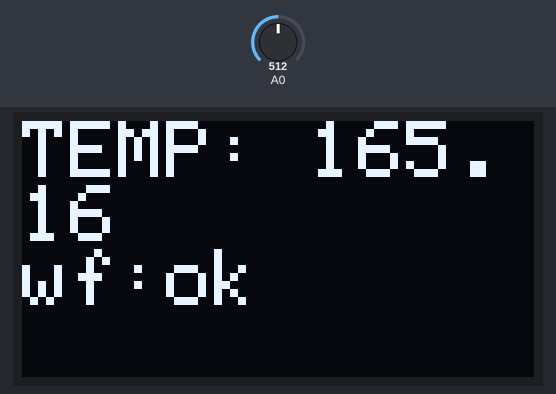
This sketch was run on a simulated ESP8266 (NodeMCU). Parts: 128×64 one-colour display. The inputs (shaded band) are chosen by the test bench; at power-on: A0 = 512. WiFi joins after 1.5 s; servers stay silent unless stated; uploads are accepted with an empty reply; what the sketch prints to the serial monitor is not drawn.

Above: at 3.1 s.
3.2 s: A0 set to 716
At 8.5 s:
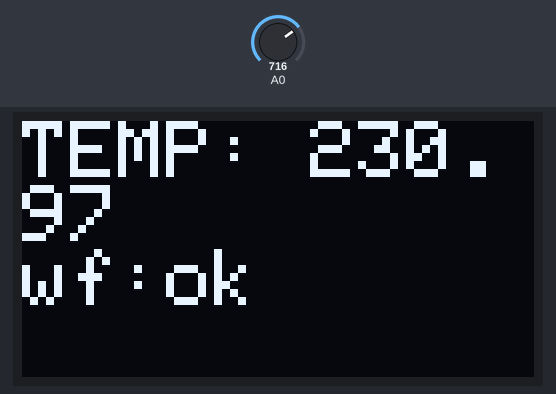
14.1 s: A0 set to 900
At 18.32 s:
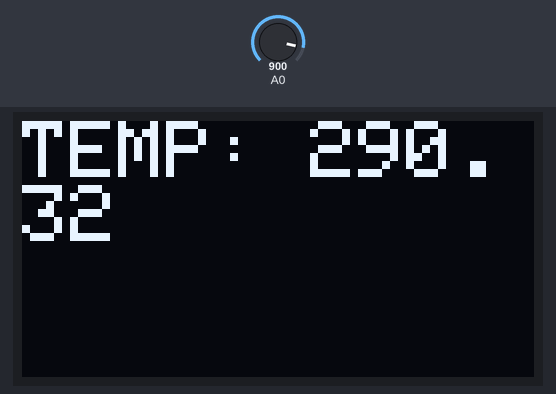
20.2 s: A0 set to 1023
At 24.1 s:
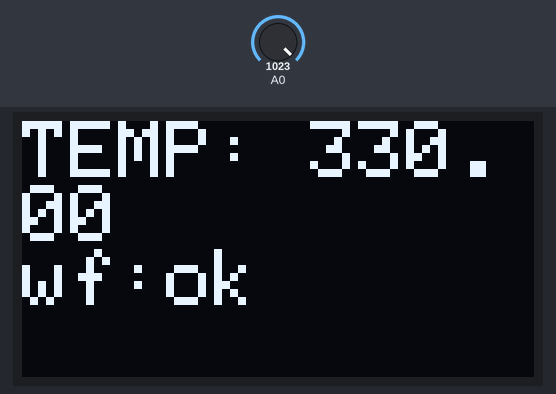
Timing chart, 0 to 25.6 s (numbered marks = the images above; inputs shaded):
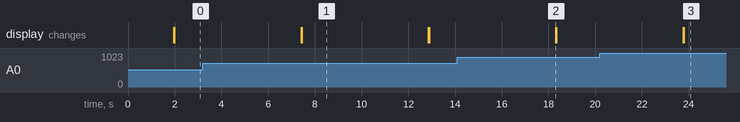

The sketch:

aula_display_quinta.ino
```cpp
#include <ESP8266WiFi.h>
#include <ESP8266HTTPClient.h>
#include <WiFiClient.h>


#include <SPI.h>
#include <Wire.h>
#include <Adafruit_GFX.h>
#include "Adafruit_SSD1306.h"
#include <ArduinoJson.h>

#define SCREEN_WIDTH 128 // OLED display width, in pixels
#define SCREEN_HEIGHT 64 // OLED display height, in pixels

// Declaration for an SSD1306 display connected to I2C (SDA, SCL pins)
#define OLED_RESET    14  // Reset pin # (or -1 if sharing Arduino reset pin)
Adafruit_SSD1306 display(SCREEN_WIDTH, SCREEN_HEIGHT, &Wire, OLED_RESET);


const char* ssid="motorolajoao";
const char* password="q1w2e3r4";

String token;

void setup() {

  Serial.begin(115200);
  Serial.print("Serial Connected.");

  //display lcd
  Wire.begin(4,5); // SDA pino4 = (D2), SCL pino 5 = (D1)


  if(!display.begin(SSD1306_SWITCHCAPVCC, 0x3C)) { // Address 0x3D for 128x64
    Serial.println(F("SSD1306 allocation failed"));
    for(;;); // Don't proceed, loop forever
  }


  WiFi.begin(ssid, password);

  while (WiFi.status() != WL_CONNECTED)
  {
    delay(500);
    Serial.print(".");
  }
  Serial.println("");
  Serial.println("conectado!");

  pegarToken();


}


void pegarToken(){

  if (WiFi.status() == WL_CONNECTED){

    HTTPClient https;
    WiFiClientSecure client;
    client.setInsecure(); //the magic line, use with caution
    client.connect("https://identitytoolkit.googleapis.com/v1/accounts:signInWithPassword?key=[id_projeto_firebase]", 443);
    https.begin(client, "https://identitytoolkit.googleapis.com/v1/accounts:signInWithPassword?key=[id_projeto_firebase]");
    https.addHeader("Content-Type", "application/json");

    String parametros = "{\"email\": \"lucas.desenv.web@gmail.com\",\"password\": \"123456\",\"returnSecureToken\": true}";

    int codeResp = https.POST(parametros);
    String retorno = https.getString();


    // parse retorno do token que veio do firebase
    const size_t capacity = JSON_OBJECT_SIZE(3) + JSON_ARRAY_SIZE(2) + 60;
    DynamicJsonBuffer jsonBuffer(capacity);

    //aqui fazemos o parse transforma o retorno do jeito que precisamos
    JsonObject& root = jsonBuffer.parseObject(retorno);

    token = root["idToken"].as<char*>();
    https.end();

    Serial.println(token);

  }
}


void enviarBancoDeDados(int temperatura){

  String temp = "";
  temp += temperatura;
  if (WiFi.status() == WL_CONNECTED){

    HTTPClient https;
    WiFiClientSecure client;
    client.setInsecure(); //the magic line, use with caution
    client.connect("https://apisenaciot.azurewebsites.net/api/default/" + temp, 443);
    https.begin(client, "https://apisenaciot.azurewebsites.net/api/default/" + temp);
    https.addHeader("Authorization","Bearer "+token);

    int codeResp = https.GET();
    String retorno = https.getString();

    Serial.println("retorno: " + retorno);
    https.end();

    delay(3000);
  }

}


void loop() {


  float temperatura = analogRead(A0);
  temperatura = (3.3 * temperatura * 100)/1023;
  String resp = "";
  resp += temperatura;


  display.clearDisplay();
  display.setTextSize(2);
  display.setTextColor(SSD1306_WHITE);

  display.setCursor(0,0);
  display.println("TEMP: " + resp);
  display.display();

  if (WiFi.status() == WL_CONNECTED){
    display.println("wf:ok");
    display.display();
  }else{
    display.println("wf:off");
    display.display();
  }

  delay(2000);

  //convertendo para inteiro

  int temp = temperatura;

  enviarBancoDeDados(temperatura);


}
```

Measured:
- after the input at 3.2 s, the display: first changes after 4.2 s (image 1 shows a later state)
- after the input at 14.1 s, the display: changes after 4.2 s (image 2)
- after the input at 20.2 s, the display: first changes after 3.6 s (image 3 shows a later state)
- what the display in image 1 shows lasts 5.5 s, from 7.4 s to 12.9 s
